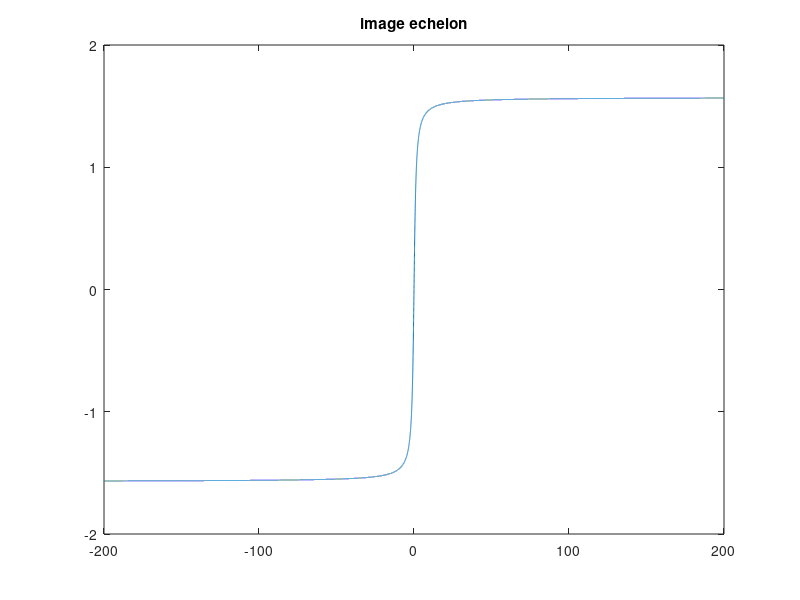
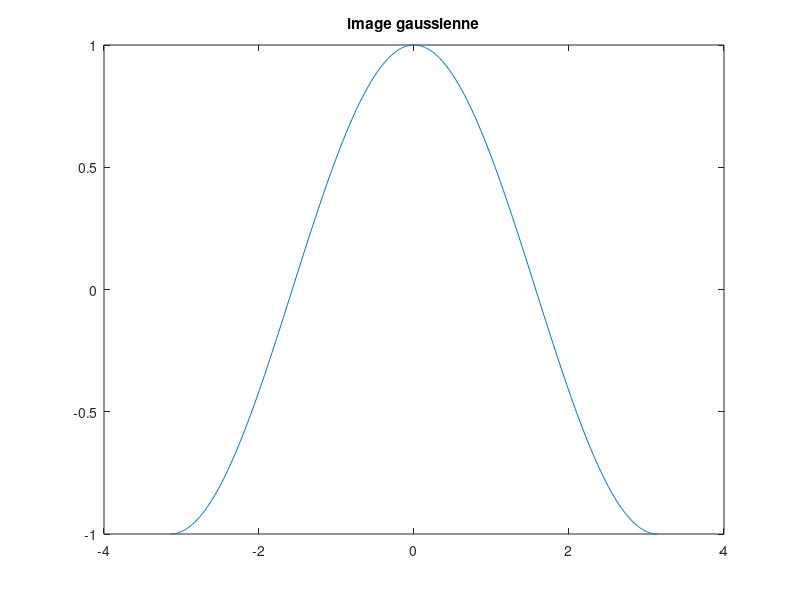
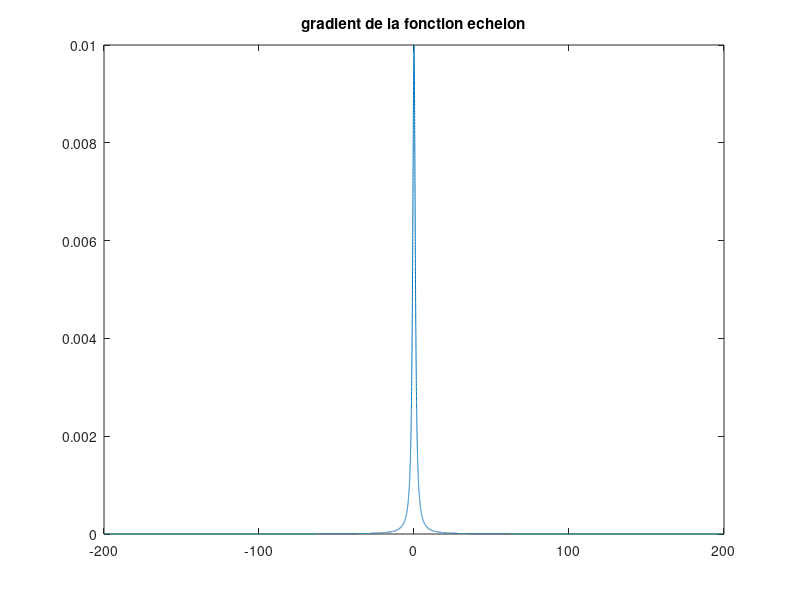
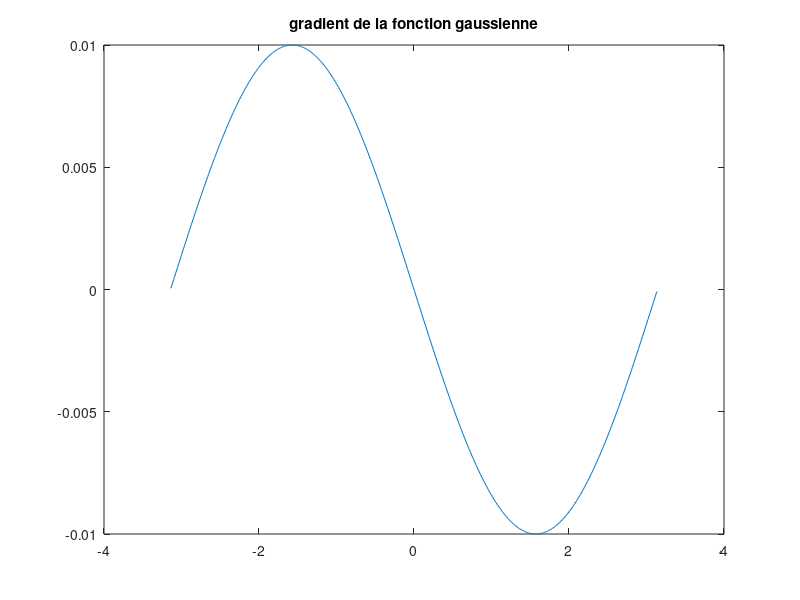

Here is the MATLAB script that generated these plots, in order:
clear; close all;

% ============ 1.2 Application des operateurs de premier ordre =======
T = 0.01;
t1 = -200:T:200;

vecEchelon = atan(t1);

figure;
plot(t1, vecEchelon);
title("image echelon")

t2 = -pi:T:pi;
vecGaussienne = cos(t2);

figure;
plot(t2, vecGaussienne);
title("image gaussienne")

figure;
plot(t1, gradient(vecEchelon))
title("gradient de la fonction echelon")

figure;
plot(t2, gradient(vecGaussienne))
title("gradient de la fonction gaussienne")